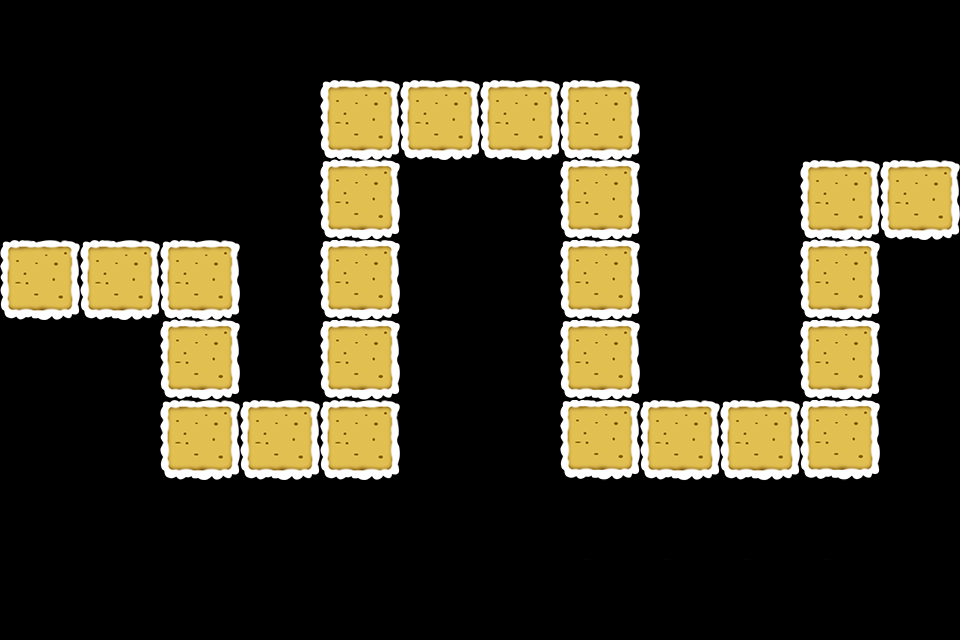

A level layout from a 2D game, rendered from its tile map. Below: a short description, then the map file with tile-grid data replaced by summaries:
An orthogonal 12x8 tile map with 80x80 px tiles, 1 tile layer (path) and 29 objects (10x path, 9x Tower, 4x 3, 3x 4, 3x 5).

<map version="1.0" orientation="orthogonal" width="12" height="8" tilewidth="80" tileheight="80">
 <properties>
  <property name="style" value="1" />
 </properties>
 <tileset firstgid="1" name="tiled2" tilewidth="80" tileheight="80">
  <image source="tiled2.png" width="240" height="240" />
 </tileset>
 <layer name="path" width="12" height="8">
  <data>[96 cells, 29 non-empty, 8 distinct tile ids]</data>
 </layer>
 <objectgroup name="path" width="12" height="8">
  <object name="path" x="0" y="240" />
  <object name="path" x="160" y="240" />
  <object name="path" x="160" y="400" />
  <object name="path" x="320" y="400" />
  <object name="path" x="320" y="80" />
  <object name="path" x="560" y="80" />
  <object name="path" x="560" y="400" />
  <object name="path" x="800" y="400" />
  <object name="path" x="800" y="160" />
  <object name="path" x="880" y="160" />
  <object name="Tower" x="0" y="80" width="240" height="160" />
  <object name="Tower" x="240" y="80" width="80" height="320" />
  <object name="Tower" x="0" y="320" width="160" height="160" />
  <object name="Tower" x="400" y="160" width="160" height="320" />
  <object name="Tower" x="160" y="480" width="400" height="80" />
  <object name="Tower" x="640" y="80" width="160" height="320" />
  <object name="Tower" x="800" y="80" width="160" height="80" />
  <object name="Tower" x="880" y="240" width="80" height="240" />
  <object name="Reward" type="3" x="0" y="80" width="80" height="80" />
  <object name="Reward" type="4" x="160" y="160" width="80" height="80" />
  <object name="Reward" type="5" x="240" y="320" width="80" height="80" />
  <object name="Reward" type="3" x="80" y="320" width="80" height="80" />
  <object name="Reward" type="4" x="400" y="160" width="80" height="80" />
  <object name="Reward" type="5" x="480" y="320" width="80" height="80" />
  <object name="Reward" type="3" x="400" y="480" width="80" height="80" />
  <object name="Reward" type="4" x="720" y="240" width="80" height="80" />
  <object name="Reward" type="5" x="640" y="80" width="80" height="80" />
  <object name="Reward" type="3" x="880" y="320" width="80" height="80">
   <properties>
    <property name="new" value="1" />
   </properties>
  </object>
  <object name="Tower" x="560" y="480" width="240" height="80" />
 </objectgroup>
</map>